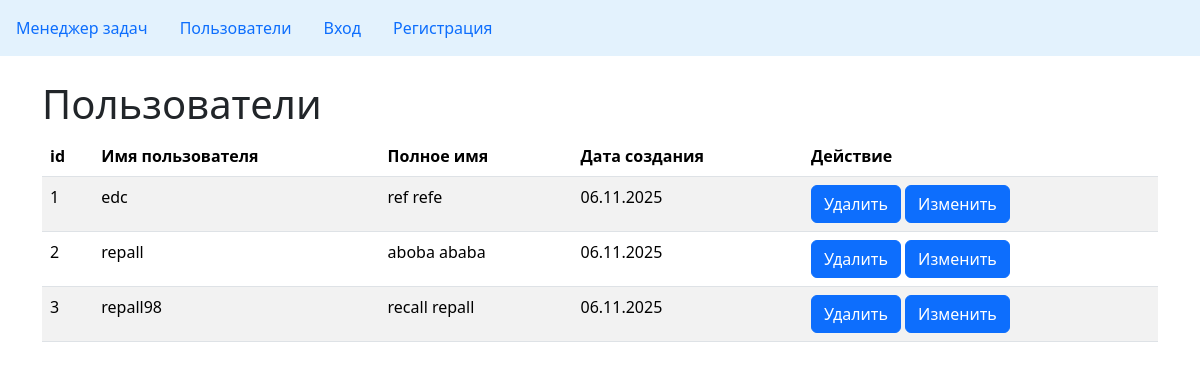
/users/, run on the app's committed database.
### task_manager/users/models.py (models this page shows, shortened)
class User(AbstractUser):
    first_name = models.CharField(
        max_length=150,
        blank=False,
        verbose_name=_('First Name')
    )
    last_name = models.CharField(
        max_length=150,
        blank=False,
        verbose_name=_('Last Name')
    )
    USERNAME_FIELD = 'username'

### task_manager/users/views.py (the view)
# urls.py: path('', views.UserListView.as_view(), name='index'),
class UserListView(ListView):
    model = User
    template_name = 'users/users_list.html'
    context_object_name = 'users'
    ordering = ['id']

### task_manager/templates/users/users_list.html (shortened to what this page needs)
{% extends "base.html" %}
{% block content %}
<h1>Пользователи</h1>
<table class="table table-striped">
    <thead>
    <tr>
    <th>id</th>
    <th>Имя пользователя</th>
    <th>Полное имя</th>
    <th>Дата создания</th>
    <th>Действие</th>
    </tr>
    </thead>
    <tbody>
    {% for user in users %}
    <tr>
      <td>{{ user.id }}</td>
      <td>{{ user.username }}</td>
      <td>{{ user.first_name }} {{ user.last_name }}</td>
      <td>{{ user.date_joined|date:"d.m.Y" }}</td>
        <td class=''>
            {% if user.in_use %}
            <button class="btn btn-primary" disabled title="Невозможно удалить, пользователь в использовании">Удалить</button>
           {% else %}
            <a class="btn btn-primary" href="{% url 'users:delete' user.pk %}">Удалить</a>
           {% endif %}
            <a class="btn btn-primary" href="{% url 'users:update' user.id %}" role="button">Изменить</a>
        </td>
    </tr>
    {% endfor %}
  </tbody>
</table>
{% endblock %}

### task_manager/templates/base.html (shortened to what this page needs)
{% load django_bootstrap5 %}
<!DOCTYPE html>
<html lang="ru">
<head>
  {% bootstrap_css %}
</head>
<body >
<nav class="navbar" style="background-color: #e3f2fd;" data-bs-theme="light">
  <ul class="nav justify-content-end">
    <li class="nav-item">
      <a class="nav-link active" aria-current="page" href="{% url 'index' %}">Менеджер задач</a>
    </li>
    <li class="nav-item">
      <a class="nav-link" href="{% url 'users:index' %}">Пользователи</a>
    </li>
    {% if user.is_authenticated %}
    <li class="nav-item">
      <a class="nav-link" href="{% url 'statuses:index' %}">Статусы</a>
    </li>
     <li class="nav-item">
      <a class="nav-link" href="{% url 'labels:index' %}">Метки</a>
    </li>
    <li class="nav-item">
      <a class="nav-link" href="{% url 'tasks:index' %}">Задачи</a>
    </li>
     <li class="nav-item">
      <a class="nav-link" href="{% url 'logout' %}">Выход</a>
    </li>
    {% else %}
<li class="nav-item">
  <a class="nav-link" href="{% url 'login' %}">Вход</a>
</li>
<li class="nav-item">
  <a class="nav-link" href="{% url 'users:create' %}">Регистрация</a>
</li>
{% endif %}
  </ul>
</nav>
<div class="container mt-4">
  {% block content %}
  {% endblock %}
</div>
</body>
</html>

### data on the page
User: id "1", username "edc", first_name "ref", last_name "refe", date_joined "06.11.2025"
User: id "2", username "repall", first_name "aboba", last_name "ababa", date_joined "06.11.2025"
User: id "3", username "repall98", first_name "recall", last_name "repall", date_joined "06.11.2025"
